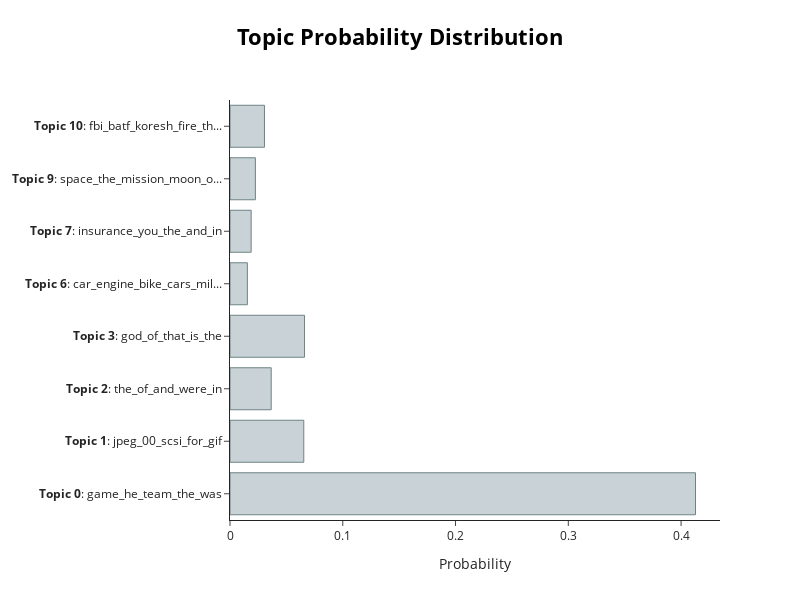

Here is the notebook cell this chart was saved with:
### Markdown cell above
### Topic Probability Distribution
For a given document, visualize the probability distribution across topics. This can be particularly useful to understand the topic composition of specific documents.

### Code cell
# Replace `0` with the index of the document you are interested in
topic_model.visualize_distribution(probs[0], min_probability=0.015)

### Figure 1 — Plotly figure (JSON) as saved in the notebook; plotly's stock layout.template omitted (floating-point values rounded to 4 significant figures)
{"data": [{"marker": {"color": "#C8D2D7", "line": {"color": "#6E8484", "width": 1}}, "orientation": "h", "type": "bar", "x": [0.4128, 0.06544, 0.03655, 0.0661, 0.01541, 0.01878, 0.02253, 0.03057], "y": ["<b>Topic 0</b>: game_he_team_the_was", "<b>Topic 1</b>: jpeg_00_scsi_for_gif", "<b>Topic 2</b>: the_of_and_were_in", "<b>Topic 3</b>: god_of_that_is_the", "<b>Topic 6</b>: car_engine_bike_cars_mil...", "<b>Topic 7</b>: insurance_you_the_and_in", "<b>Topic 9</b>: space_the_mission_moon_o...", "<b>Topic 10</b>: fbi_batf_koresh_fire_th..."]}], "layout": {"height": 600, "hoverlabel": {"bgcolor": "white", "font": {"family": "Rockwell", "size": 16}}, "title": {"font": {"color": "Black", "size": 22}, "text": "<b>Topic Probability Distribution</b>", "x": 0.5, "xanchor": "center", "y": 0.95, "yanchor": "top"}, "width": 800, "xaxis": {"autorange": true, "range": [0, 0.4345], "title": {"text": "Probability"}, "type": "linear"}, "yaxis": {"autorange": true, "range": [-0.5, 7.5], "type": "category"}}}
